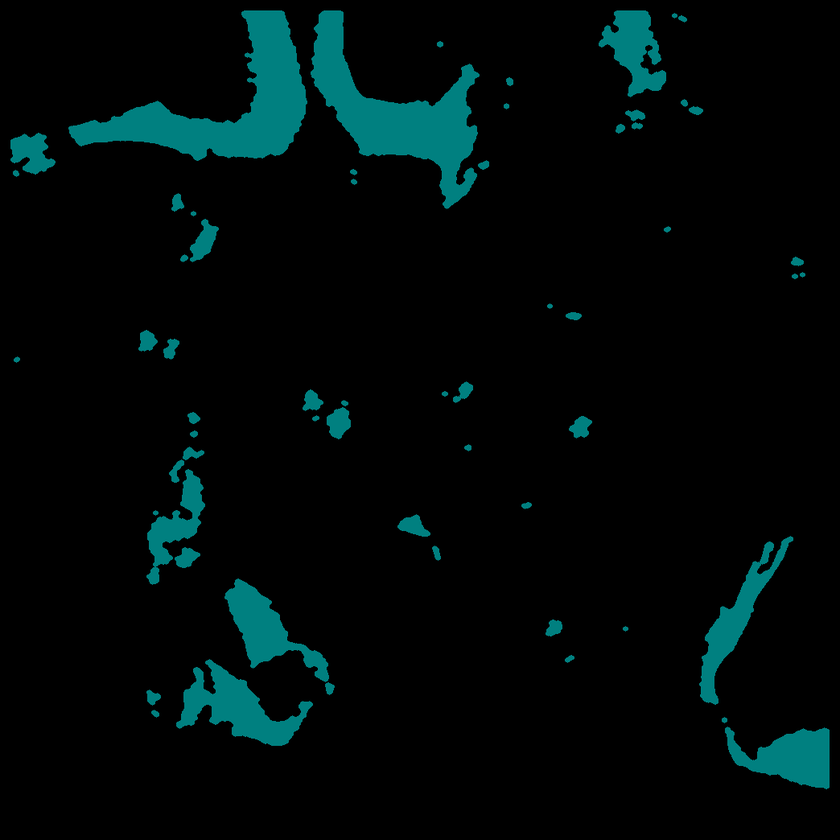
#> input picture data/result_qaak/caolv_mask/10_mask_caolv.png, 840 x 840 px, shrunk from 1044 x 1044 before the run; its folder holds only this picture in this run
$ python batch_transparent_color.py
#> lines starting #> are read from the running program, lines starting #| are printed output that depends on the picture
# -*- coding: utf-8 -*-
# @Time : 2020/3/6 上午10:35
# @Author : LuoLu
# @FileName: color_img_transparent.py
# @Software: PyCharm
# @Github ：https://github.com/luolugithub
# @E-mail ：argluolu@gmail.com

from PIL import Image
import glob
import os

import cv2 as cv
import numpy as np
from PIL import Image
import numpy as np

# caolv     > 150
# lb        > 150
# fen       < 150


if __name__ == '__main__':
    for filename in glob.glob('/home/luolu/PycharmProjects/color_detection/data/result_qaak/caolv_mask/*.png'):
        img = cv.imread(filename)
#> img is the input picture: shape (840, 840, 3); mean B, G, R 9.6, 9.6, 0
        # print(filename)
        base_name = os.path.basename(filename)
        print(base_name)
        img = Image.open(filename)
#> img: PIL image 840x840 RGBA
        img = img.convert("RGBA")
        datas = img.getdata()

        newData = []
        for item in datas:
            if item[0] == 0 and item[1] == 0 and item[2] == 0:
                newData.append((0, 0, 0, 0))
            else:
                if item[0] > 150:
                    newData.append((0, 0, 0, 255))
                else:
                    newData.append(item)
                    print(item)
#> after the loop, newData = 705600 items

        img.putdata(newData)
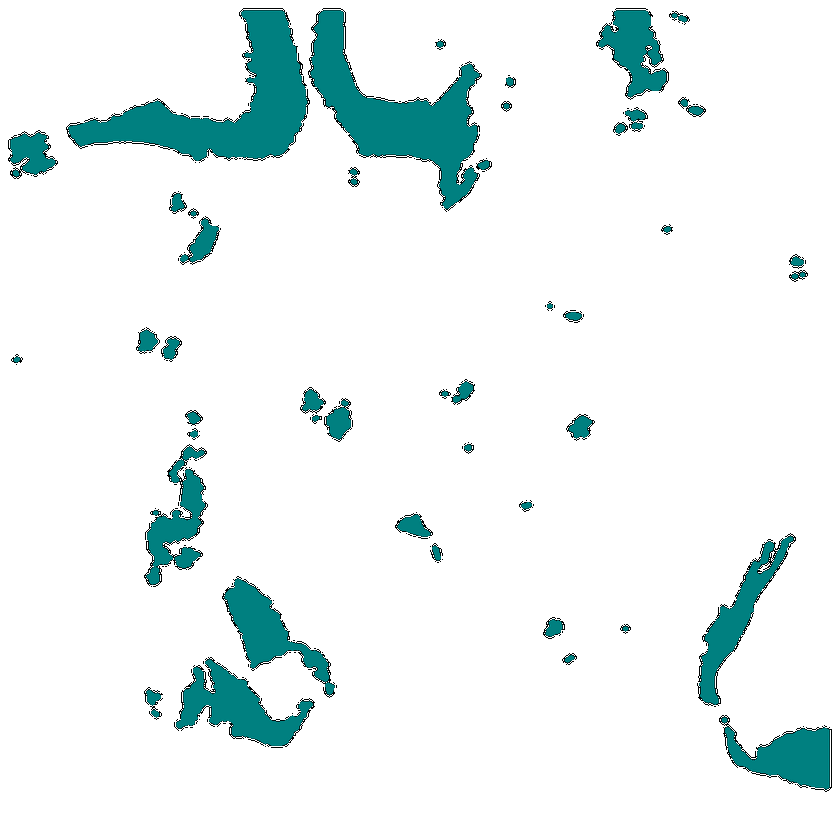
#> img: PIL image 840x840 RGBA; mean R, G, B, A 0, 9.6, 9.6, 22.3; transparent parts drawn white
        img.save("/home/luolu/PycharmProjects/color_detection/data/result_qaak/transparent/" + base_name)

$ run again, on data/result_qaak/caolv_mask/26_mask_caolv.png
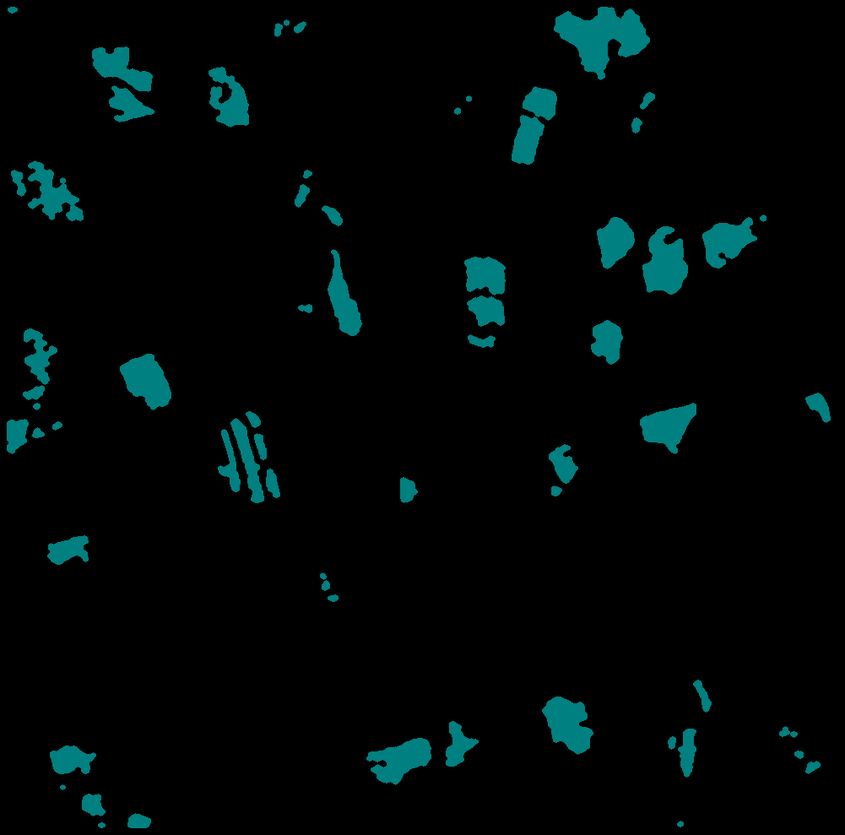
#> input picture data/result_qaak/caolv_mask/26_mask_caolv.png, 845 x 835 px, shrunk from 1001 x 989 before the run
#> img is the input picture: shape (835, 845, 3); mean B, G, R 7.2, 7.2, 0
#> after the loop `for item in datas:`: newData = 705575 items
#> `img.putdata(newData)`:
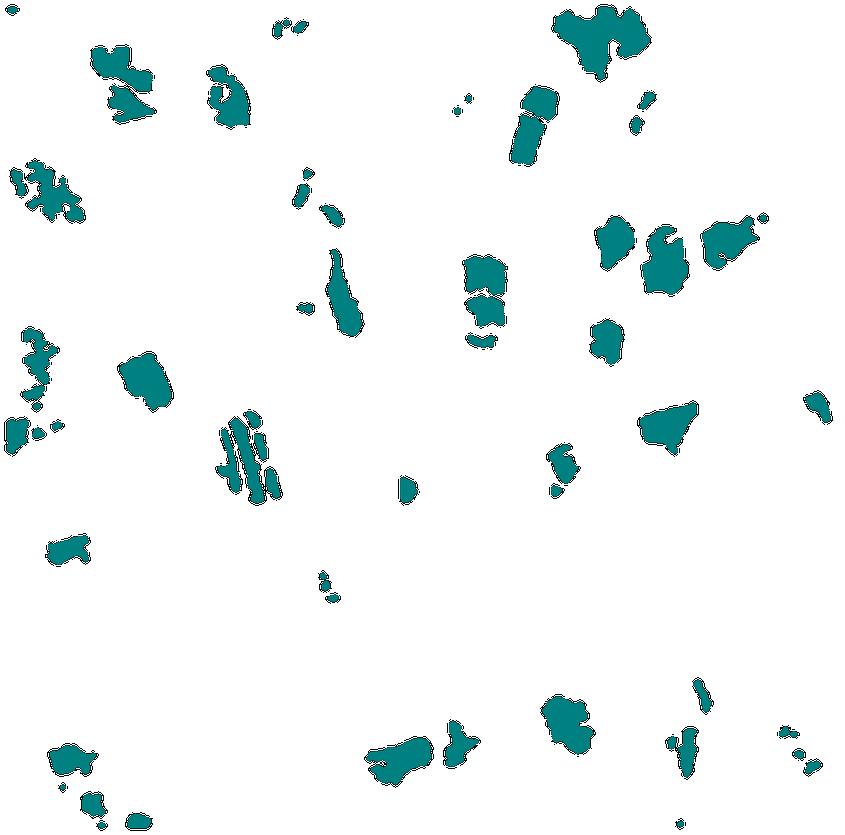
#> img: PIL image 845x835 RGBA; mean R, G, B, A 0, 7.2, 7.2, 17.5; transparent parts drawn white

$ run again, on data/result_qaak/caolv_mask/27_mask_caolv.png
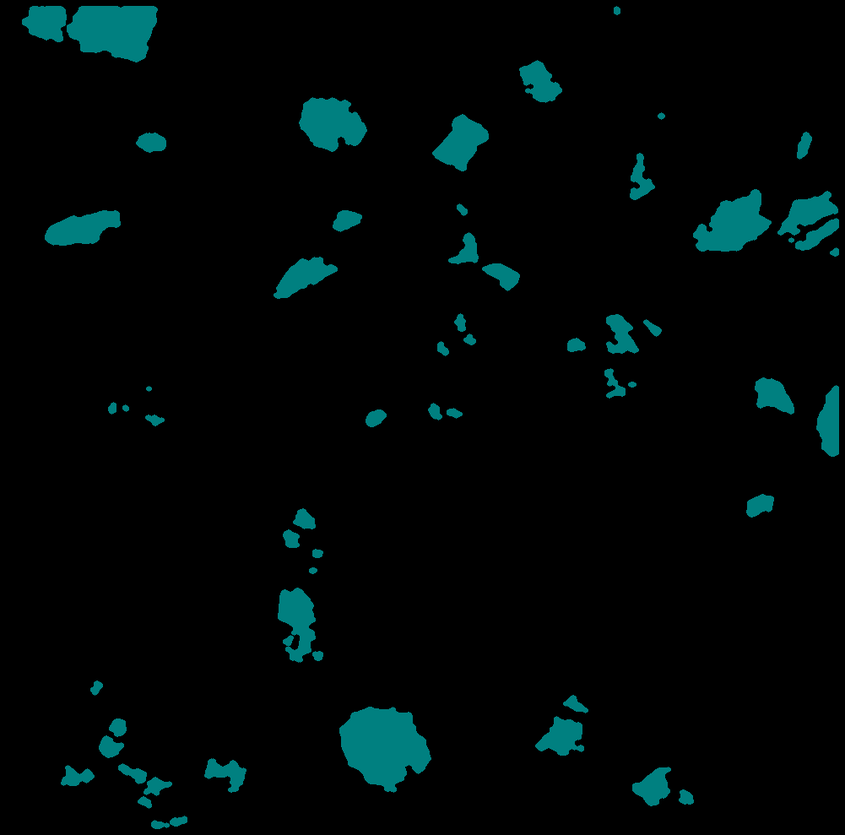
#> input picture data/result_qaak/caolv_mask/27_mask_caolv.png, 845 x 835 px, shrunk from 1001 x 989 before the run
#> img is the input picture: shape (835, 845, 3); mean B, G, R 7.3, 7.3, 0
#> after the loop `for item in datas:`: newData = 705575 items
#> `img.putdata(newData)`:
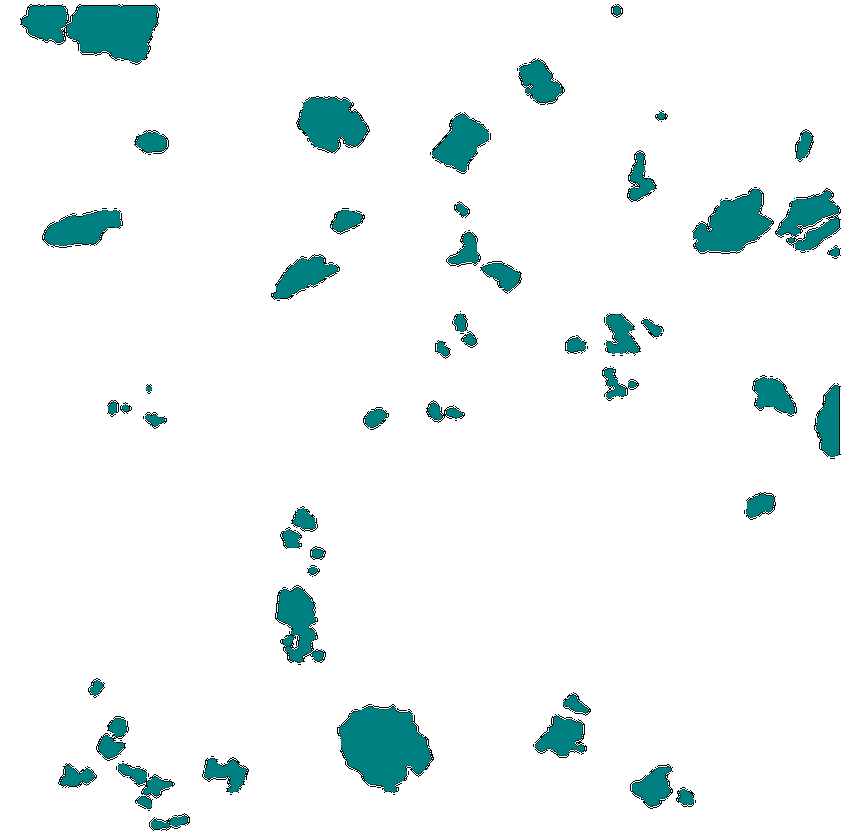
#> img: PIL image 845x835 RGBA; mean R, G, B, A 0, 7.3, 7.3, 17.2; transparent parts drawn white

$ run again, on data/result_qaak/caolv_mask/32_mask_caolv.png
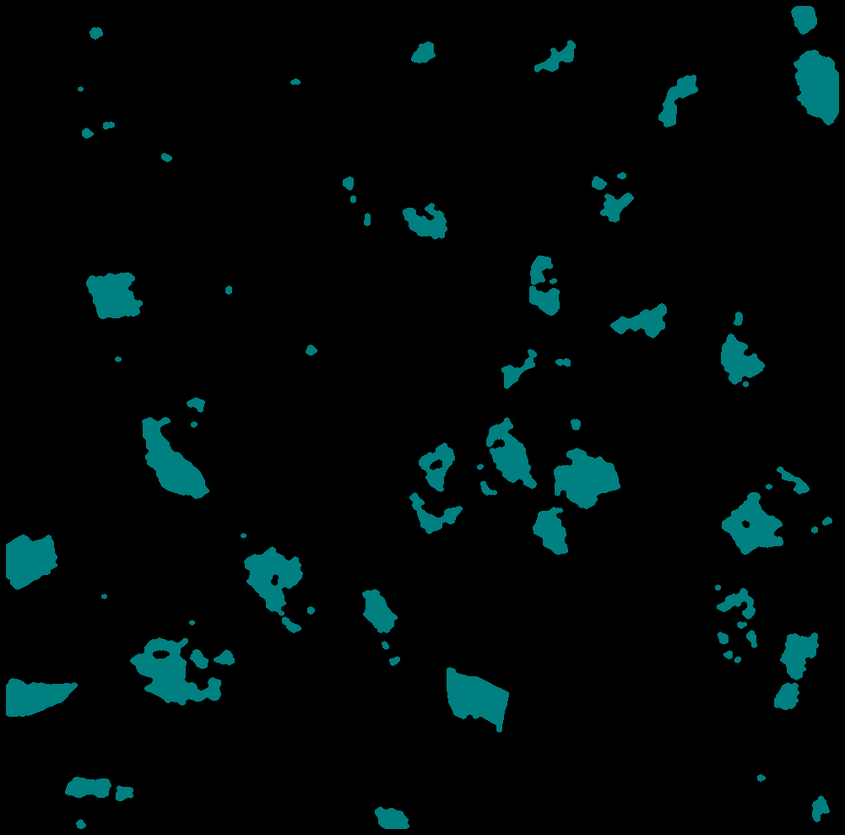
#> input picture data/result_qaak/caolv_mask/32_mask_caolv.png, 845 x 835 px, shrunk from 1001 x 989 before the run
#> img is the input picture: shape (835, 845, 3); mean B, G, R 8, 8, 0
#> after the loop `for item in datas:`: newData = 705575 items
#> `img.putdata(newData)`:
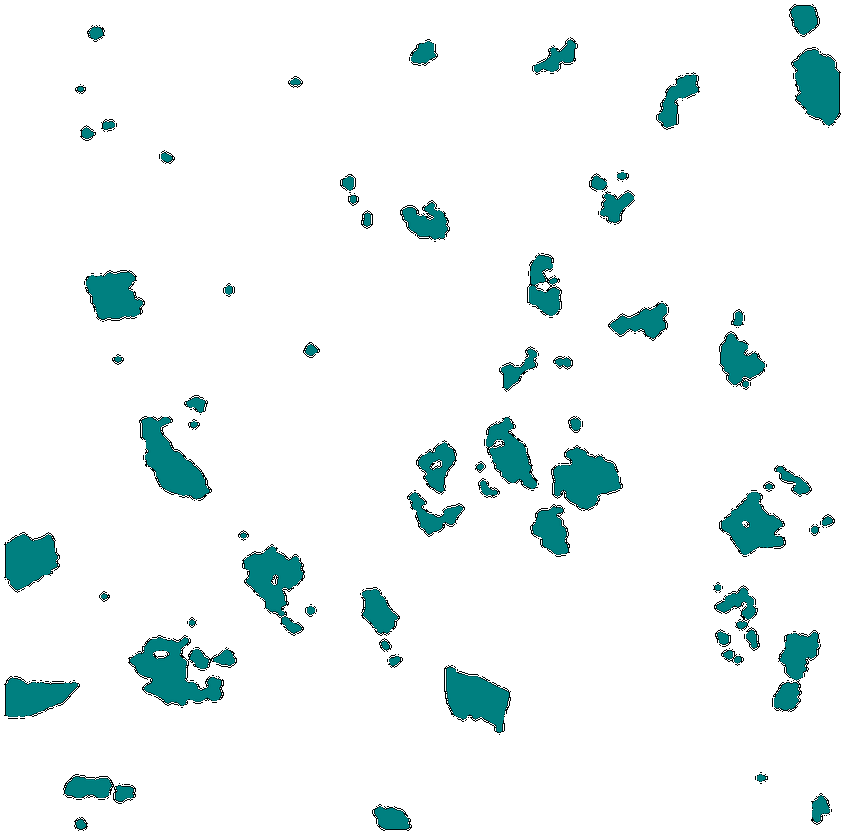
#> img: PIL image 845x835 RGBA; mean R, G, B, A 0, 8, 8, 19.3; transparent parts drawn white

$ run again, on data/result_qaak/caolv_mask/21_mask_caolv.png
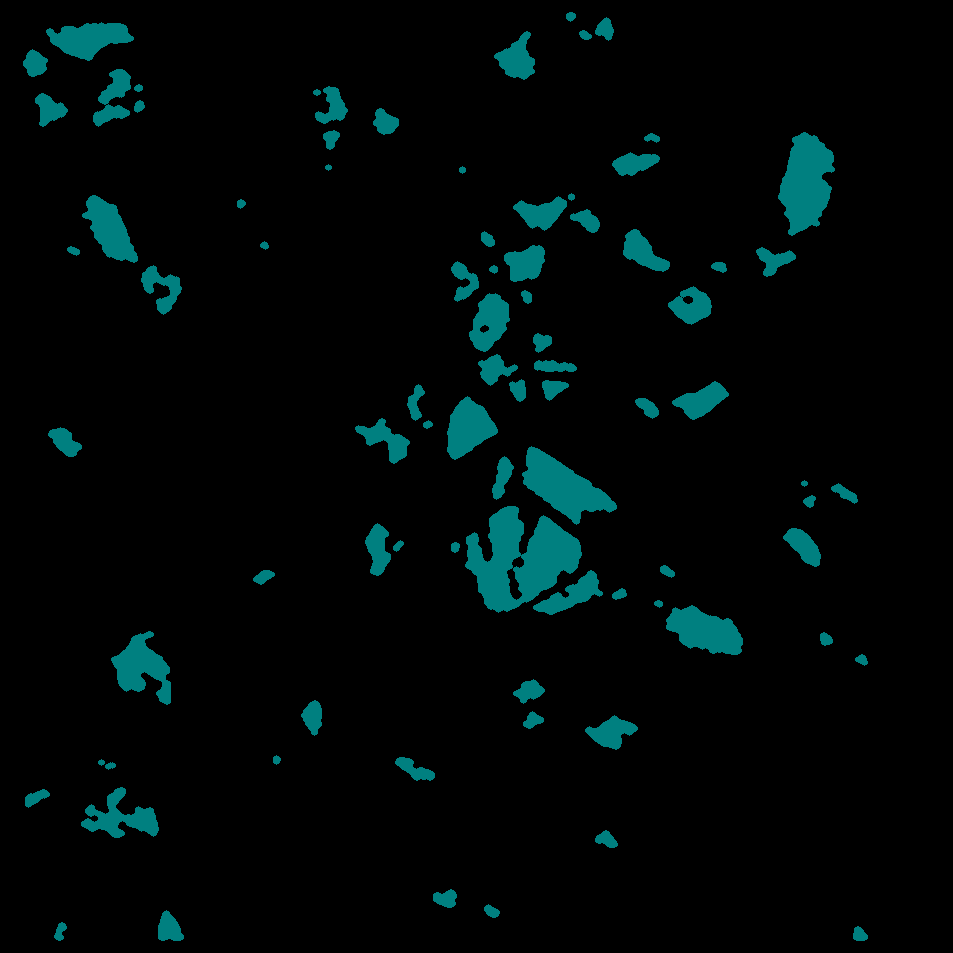
#> input picture data/result_qaak/caolv_mask/21_mask_caolv.png, 953 x 953 px
#> img is the input picture: shape (953, 953, 3); mean B, G, R 7.9, 7.9, 0
#> after the loop `for item in datas:`: newData = 908209 items
#> `img.putdata(newData)`:
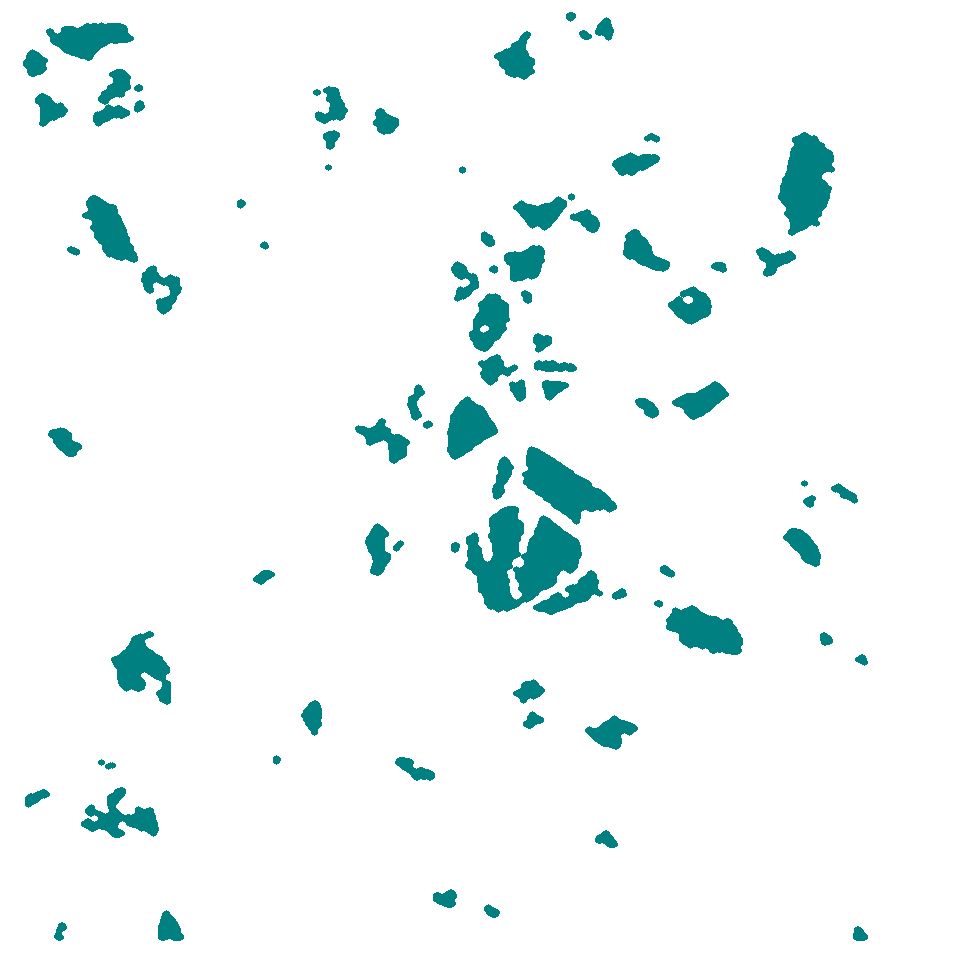
#> img: PIL image 953x953 RGBA; mean R, G, B, A 0, 7.9, 7.9, 15.8; transparent parts drawn white
